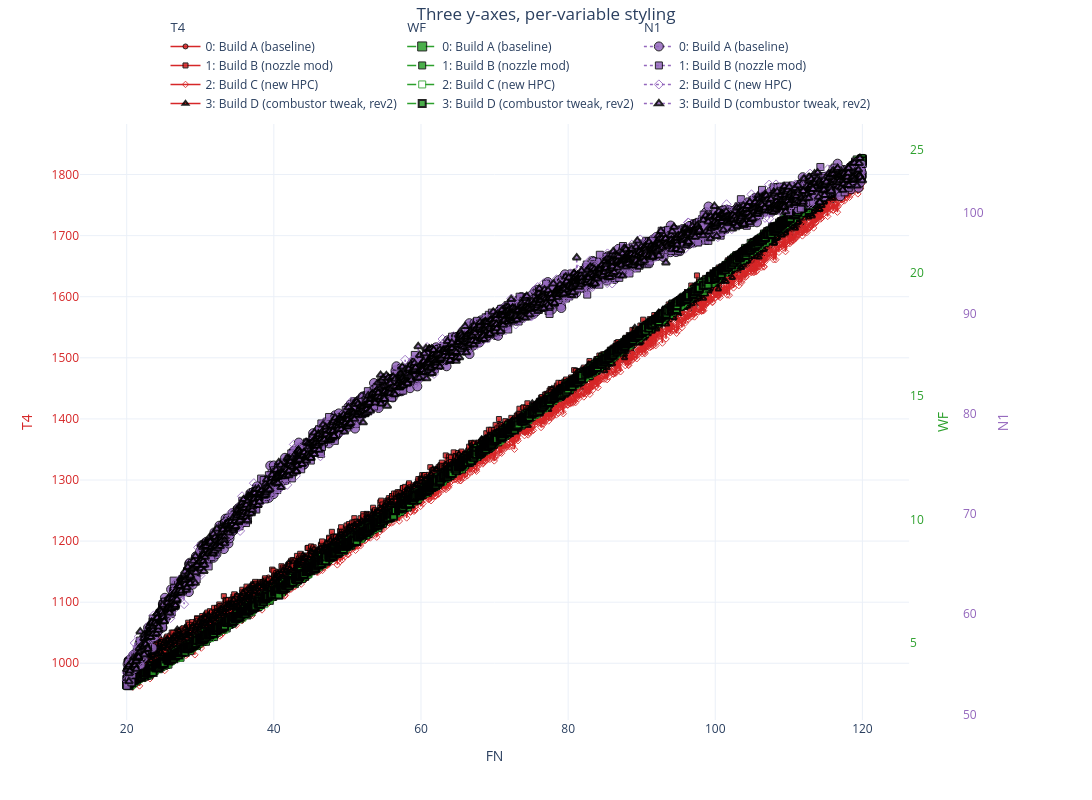

The notebook cell this image was saved under:
### Markdown cell above
## 11. Formatting V — multi-Y-axis plots and per-variable overrides

`plot_ymult` overlays several y-variables on one x-axis, each with its own y-axis.
`var_format(variable, ...)` sets **per-variable** styling that beats the per-set styling
attribute-by-attribute — so "T4 is always red and solid, whatever set it comes from"
is one line. (The notebook-level `color`/`marker`/`linestyle`/... helpers auto-detect a
variable name as the target, too.)

### Code cell
nb.var_format('T4', color='#d62728', linestyle='-', markersize=5)
nb.var_format('WF', color='#2ca02c', linestyle='--', marker='s')
nb.color('N1', '#9467bd')             # helper auto-detects a variable target
nb.linestyle('N1', ':')
nb.list_var_formats()

fig = nb.plot_ymult(x='FN', y=['T4', 'WF', 'N1'],
                    legend='above', legend_group_by='vars',
                    suptitle='Three y-axes, per-variable styling')
assert fig.layout.yaxis2.overlaying == 'y'
assert fig.layout.yaxis3 is not None
assert len(fig.data) == 12                       # 4 sets x 3 variables

nb.var_format('N1', color='reset')               # clear one attribute
nb.clear_var_format('WF')                        # clear one variable
nb.clear_var_format()                            # clear everything
assert nb.variable_formats == {}
fig

### Figure 1 — Plotly figure (JSON) as saved in the notebook; plotly's stock layout.template omitted (floating-point values rounded to 4 significant figures; data arrays with more than 128 entries replaced by an {"elided": "..."} marker saying what was removed)
{"data": [{"hovertemplate": "<b>Set 0: Build A (baseline)</b><br><b>T4</b><br>FN: %{x:.4g}<br>T4: %{y:.4g}<extra></extra>", "legendgroup": "var_T4", "legendgrouptitle": {"text": "T4"}, "line": {"color": "#d62728", "dash": "solid", "width": 1.5}, "marker": {"color": "#d62728", "line": {"color": "black", "width": 1}, "opacity": 0.85, "size": 5, "symbol": "circle"}, "mode": "lines+markers", "name": "0: Build A (baseline)", "type": "scatter", "x": {"elided": "1500 float values"}, "y": {"elided": "1500 float values"}, "yaxis": "y"}, {"hovertemplate": "<b>Set 0: Build A (baseline)</b><br><b>WF</b><br>FN: %{x:.4g}<br>WF: %{y:.4g}<extra></extra>", "legendgroup": "var_WF", "legendgrouptitle": {"text": "WF"}, "line": {"color": "#2ca02c", "dash": "dash", "width": 1.5}, "marker": {"color": "#2ca02c", "line": {"color": "black", "width": 1}, "opacity": 0.85, "size": 9, "symbol": "square"}, "mode": "lines+markers", "name": "0: Build A (baseline)", "type": "scatter", "x": {"elided": "1500 float values"}, "y": {"elided": "1500 float values"}, "yaxis": "y2"}, {"hovertemplate": "<b>Set 0: Build A (baseline)</b><br><b>N1</b><br>FN: %{x:.4g}<br>N1: %{y:.4g}<extra></extra>", "legendgroup": "var_N1", "legendgrouptitle": {"text": "N1"}, "line": {"color": "#9467bd", "dash": "dot", "width": 1.5}, "marker": {"color": "#9467bd", "line": {"color": "black", "width": 1}, "opacity": 0.85, "size": 9, "symbol": "circle"}, "mode": "lines+markers", "name": "0: Build A (baseline)", "type": "scatter", "x": {"elided": "1500 float values"}, "y": {"elided": "1500 float values"}, "yaxis": "y3"}, {"hovertemplate": "<b>Set 1: Build B (nozzle mod)</b><br><b>T4</b><br>FN: %{x:.4g}<br>T4: %{y:.4g}<extra></extra>", "legendgroup": "var_T4", "legendgrouptitle": {"text": "T4"}, "line": {"color": "#d62728", "dash": "solid", "width": 1.5}, "marker": {"color": "#d62728", "line": {"color": "black", "width": 1}, "opacity": 0.85, "size": 5, "symbol": "square"}, "mode": "lines+markers", "name": "1: Build B (nozzle mod)", "type": "scatter", "x": {"elided": "1500 float values"}, "y": {"elided": "1500 float values"}, "yaxis": "y"}, {"hovertemplate": "<b>Set 1: Build B (nozzle mod)</b><br><b>WF</b><br>FN: %{x:.4g}<br>WF: %{y:.4g}<extra></extra>", "legendgroup": "var_WF", "legendgrouptitle": {"text": "WF"}, "line": {"color": "#2ca02c", "dash": "dash", "width": 1.5}, "marker": {"color": "#2ca02c", "line": {"color": "black", "width": 1}, "opacity": 0.85, "size": 7, "symbol": "square"}, "mode": "lines+markers", "name": "1: Build B (nozzle mod)", "type": "scatter", "x": {"elided": "1500 float values"}, "y": {"elided": "1500 float values"}, "yaxis": "y2"}, {"hovertemplate": "<b>Set 1: Build B (nozzle mod)</b><br><b>N1</b><br>FN: %{x:.4g}<br>N1: %{y:.4g}<extra></extra>", "legendgroup": "var_N1", "legendgrouptitle": {"text": "N1"}, "line": {"color": "#9467bd", "dash": "dot", "width": 1.5}, "marker": {"color": "#9467bd", "line": {"color": "black", "width": 1}, "opacity": 0.85, "size": 7, "symbol": "square"}, "mode": "lines+markers", "name": "1: Build B (nozzle mod)", "type": "scatter", "x": {"elided": "1500 float values"}, "y": {"elided": "1500 float values"}, "yaxis": "y3"}, {"hovertemplate": "<b>Set 2: Build C (new HPC)</b><br><b>T4</b><br>FN: %{x:.4g}<br>T4: %{y:.4g}<extra></extra>", "legendgroup": "var_T4", "legendgrouptitle": {"text": "T4"}, "line": {"color": "#d62728", "dash": "solid", "width": 1.5}, "marker": {"color": "rgba(0,0,0,0)", "line": {"color": "#d62728", "width": 1}, "opacity": 0.85, "size": 5, "symbol": "diamond"}, "mode": "lines+markers", "name": "2: Build C (new HPC)", "type": "scatter", "x": {"elided": "1500 float values"}, "y": {"elided": "1500 float values"}, "yaxis": "y"}, {"hovertemplate": "<b>Set 2: Build C (new HPC)</b><br><b>WF</b><br>FN: %{x:.4g}<br>WF: %{y:.4g}<extra></extra>", "legendgroup": "var_WF", "legendgrouptitle": {"text": "WF"}, "line": {"color": "#2ca02c", "dash": "dash", "width": 1.5}, "marker": {"color": "rgba(0,0,0,0)", "line": {"color": "#2ca02c", "width": 1}, "opacity": 0.85, "size": 7, "symbol": "square"}, "mode": "lines+markers", "name": "2: Build C (new HPC)", "type": "scatter", "x": {"elided": "1500 float values"}, "y": {"elided": "1500 float values"}, "yaxis": "y2"}, {"hovertemplate": "<b>Set 2: Build C (new HPC)</b><br><b>N1</b><br>FN: %{x:.4g}<br>N1: %{y:.4g}<extra></extra>", "legendgroup": "var_N1", "legendgrouptitle": {"text": "N1"}, "line": {"color": "#9467bd", "dash": "dot", "width": 1.5}, "marker": {"color": "rgba(0,0,0,0)", "line": {"color": "#9467bd", "width": 1}, "opacity": 0.85, "size": 7, "symbol": "diamond"}, "mode": "lines+markers", "name": "2: Build C (new HPC)", "type": "scatter", "x": {"elided": "1500 float values"}, "y": {"elided": "1500 float values"}, "yaxis": "y3"}, {"hovertemplate": "<b>Set 3: Build D (combustor tweak, rev2)</b><br><b>T4</b><br>FN: %{x:.4g}<br>T4: %{y:.4g}<extra></extra>", "legendgroup": "var_T4", "legendgrouptitle": {"text": "T4"}, "line": {"color": "#d62728", "dash": "solid", "width": 1.5}, "marker": {"color": "#d62728", "line": {"color": "black", "width": 2}, "opacity": 0.85, "size": 5, "symbol": "triangle-up"}, "mode": "lines+markers", "name": "3: Build D (combustor tweak, rev2)", "type": "scatter", "x": {"elided": "1500 float values"}, "y": {"elided": "1500 float values"}, "yaxis": "y"}, {"hovertemplate": "<b>Set 3: Build D (combustor tweak, rev2)</b><br><b>WF</b><br>FN: %{x:.4g}<br>WF: %{y:.4g}<extra></extra>", "legendgroup": "var_WF", "legendgrouptitle": {"text": "WF"}, "line": {"color": "#2ca02c", "dash": "dash", "width": 1.5}, "marker": {"color": "#2ca02c", "line": {"color": "black", "width": 2}, "opacity": 0.85, "size": 7, "symbol": "square"}, "mode": "lines+markers", "name": "3: Build D (combustor tweak, rev2)", "type": "scatter", "x": {"elided": "1500 float values"}, "y": {"elided": "1500 float values"}, "yaxis": "y2"}, {"hovertemplate": "<b>Set 3: Build D (combustor tweak, rev2)</b><br><b>N1</b><br>FN: %{x:.4g}<br>N1: %{y:.4g}<extra></extra>", "legendgroup": "var_N1", "legendgrouptitle": {"text": "N1"}, "line": {"color": "#9467bd", "dash": "dot", "width": 1.5}, "marker": {"color": "#9467bd", "line": {"color": "black", "width": 2}, "opacity": 0.85, "size": 7, "symbol": "triangle-up"}, "mode": "lines+markers", "name": "3: Build D (combustor tweak, rev2)", "type": "scatter", "x": {"elided": "1500 float values"}, "y": {"elided": "1500 float values"}, "yaxis": "y3"}], "layout": {"height": 800, "legend": {"orientation": "h", "x": 0.5, "xanchor": "center", "y": 1.01, "yanchor": "bottom"}, "margin": {"r": 130, "t": 120}, "showlegend": true, "title": {"text": "Three y-axes, per-variable styling", "x": 0.5, "y": 0.99, "yanchor": "top", "yref": "container"}, "width": 1200, "xaxis": {"domain": [0, 0.94], "title": {"text": "FN"}}, "yaxis": {"showgrid": true, "tickfont": {"color": "#d62728"}, "title": {"font": {"color": "#d62728"}, "text": "T4"}}, "yaxis2": {"anchor": "x", "overlaying": "y", "showgrid": false, "side": "right", "tickfont": {"color": "#2ca02c"}, "title": {"font": {"color": "#2ca02c"}, "text": "WF"}}, "yaxis3": {"anchor": "free", "overlaying": "y", "position": 1, "showgrid": false, "side": "right", "tickfont": {"color": "#9467bd"}, "title": {"font": {"color": "#9467bd"}, "text": "N1"}}}}
